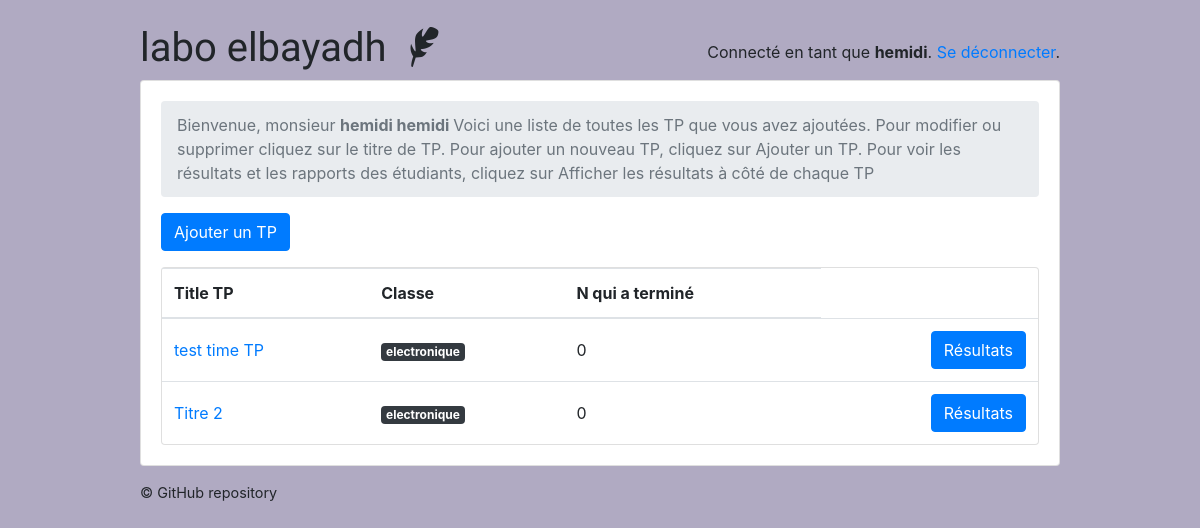
/teachers/ (signed in), run on an earlier commit of the app's database.
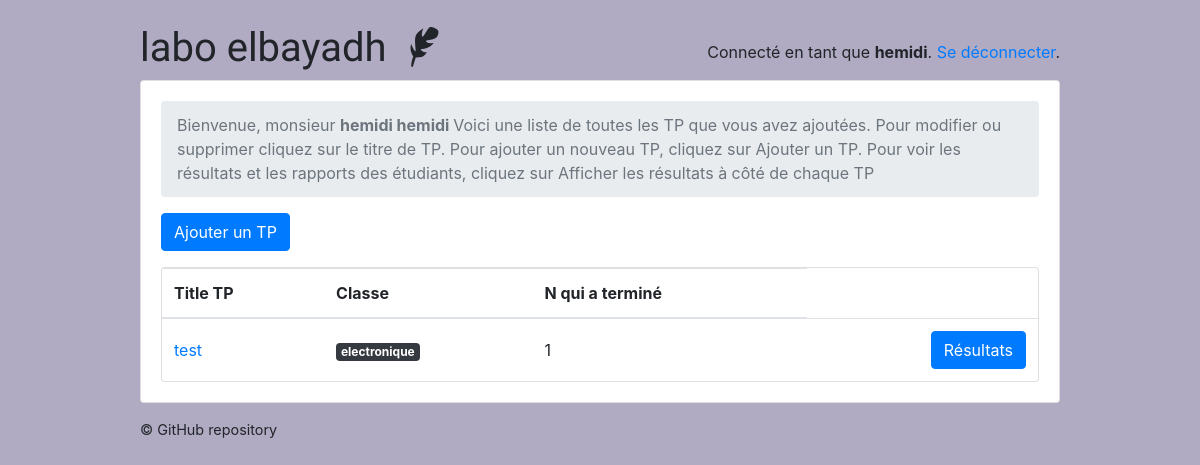
And on a later commit of the database.
### classroom/models.py (models this page shows, shortened)
class Quiz(models.Model):
    owner = models.ForeignKey(User, on_delete=models.CASCADE, related_name='quizzes')
    name = models.CharField(max_length=255 , default='Titre' , verbose_name= 'Titre TP',)
    subject = models.ForeignKey(Subject, on_delete=models.CASCADE, related_name='quizzes', verbose_name= 'les filières',)
    type_tp_posible = (
        ('redressement et filtrage ', 'redressement et filtrage '),
        ('filtrage RC', 'filtrage RC'),
    )
    type_tp = models.CharField(max_length=500 ,choices=type_tp_posible , verbose_name= 'Type de circuit électrique')
    description = models.TextField( max_length=500 , verbose_name= 'Description de TP ')
    module = models.CharField(max_length=255, default='Matière' , verbose_name= 'Matière' )
    Temps_TP = models.IntegerField(default=5 , verbose_name= 'Temps de TP min')

class Subject(models.Model):
    name = models.CharField(max_length=30)
    color = models.CharField(max_length=7, default='#007bff')
    def get_html_badge(self):
        name = escape(self.name)
        color = escape(self.color)
        html = '<span class="badge badge-primary" style="background-color: %s">%s</span>' % (color, name)
        return mark_safe(html)

### classroom/views/teachers.py (the view)
# urls.py: path('', students.QuizListView.as_view(), name='quiz_list'),
@method_decorator([login_required, teacher_required], name='dispatch')
class QuizListView(ListView):
    model = Quiz
    ordering = ('name', )
    context_object_name = 'quizzes'
    template_name = 'classroom/teachers/quiz_change_list.html'
    def get_queryset(self):
        queryset = self.request.user.quizzes \
            .select_related('subject') \
            .annotate(questions_count=Count('questions', distinct=True)) \
            .annotate(taken_count=Count('taken_quizzes', distinct=True))
        return queryset

### classroom/templates/classroom/teachers/quiz_change_list.html
{% extends 'base.html' %}
{% block content %}
  <nav aria-label="breadcrumb">
    <ol class="breadcrumb">
      <li class="breadcrumb-item active" aria-current="page">Bienvenue, monsieur <strong> {{user.first_name  }} {{user.last_name}} </strong> Voici une liste de toutes les TP que vous avez ajoutées. Pour modifier ou supprimer cliquez sur le titre de TP. Pour ajouter un nouveau TP, cliquez sur Ajouter un TP.
 Pour voir les résultats et les rapports des étudiants, cliquez sur Afficher les résultats à côté de chaque TP</li>
    </ol>
  </nav>
  <a href="{% url 'teachers:quiz_add' %}" class="btn btn-primary mb-3" role="button">Ajouter un TP</a>
  <div class="card">
    <table class="table mb-0">
      <thead>
        <tr>
          <th>Title TP</th>
          <th>Classe</th>
          <th>N qui a terminé </th>
        </tr>
      </thead>
      <tbody>
        {% for quiz in quizzes %}
          <tr>
            <td class="align-middle"><a href="{% url 'teachers:quiz_change' quiz.pk %}">{{ quiz.name }}</a></td>
            <td class="align-middle">{{ quiz.subject.get_html_badge }}</td>
            <td class="align-middle">{{ quiz.taken_count }}</td>
            <td class="text-right">
              <a href="{% url 'teachers:quiz_results' quiz.pk %}" class="btn btn-primary">Résultats</a>
            </td>
          </tr>
        {% empty %}
          <tr>
            <td class="bg-light text-center font-italic" colspan="5">You haven't created any quiz yet.</td>
          </tr>
        {% endfor %}
      </tbody>
    </table>
  </div>
{% endblock %}

What changed in the data, as far as the page shows it:
removed Quiz: name "test time TP", subject.get_html_badge "electronique", taken_count "0"
removed Quiz: name "Titre 2", subject.get_html_badge "electronique", taken_count "0"
added Quiz: name "test", subject.get_html_badge "electronique", taken_count "1"
